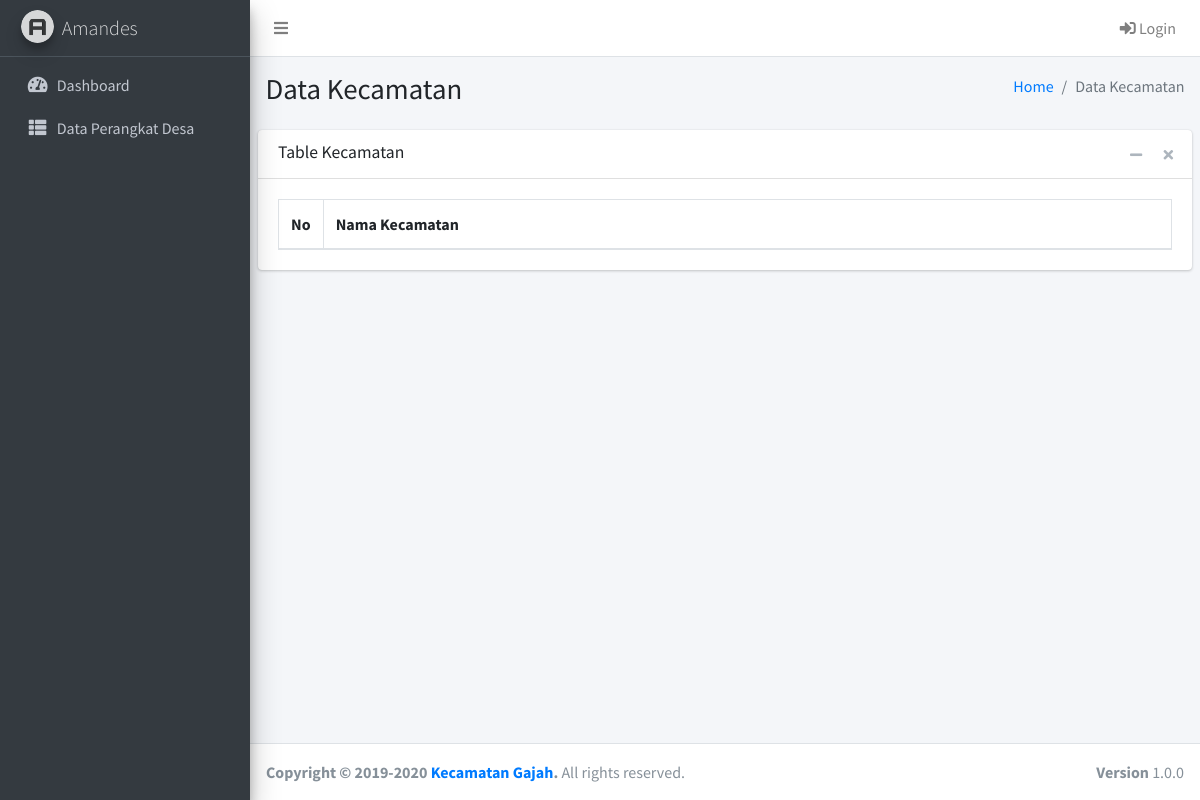
Page /?page=kec on the earlier database version.
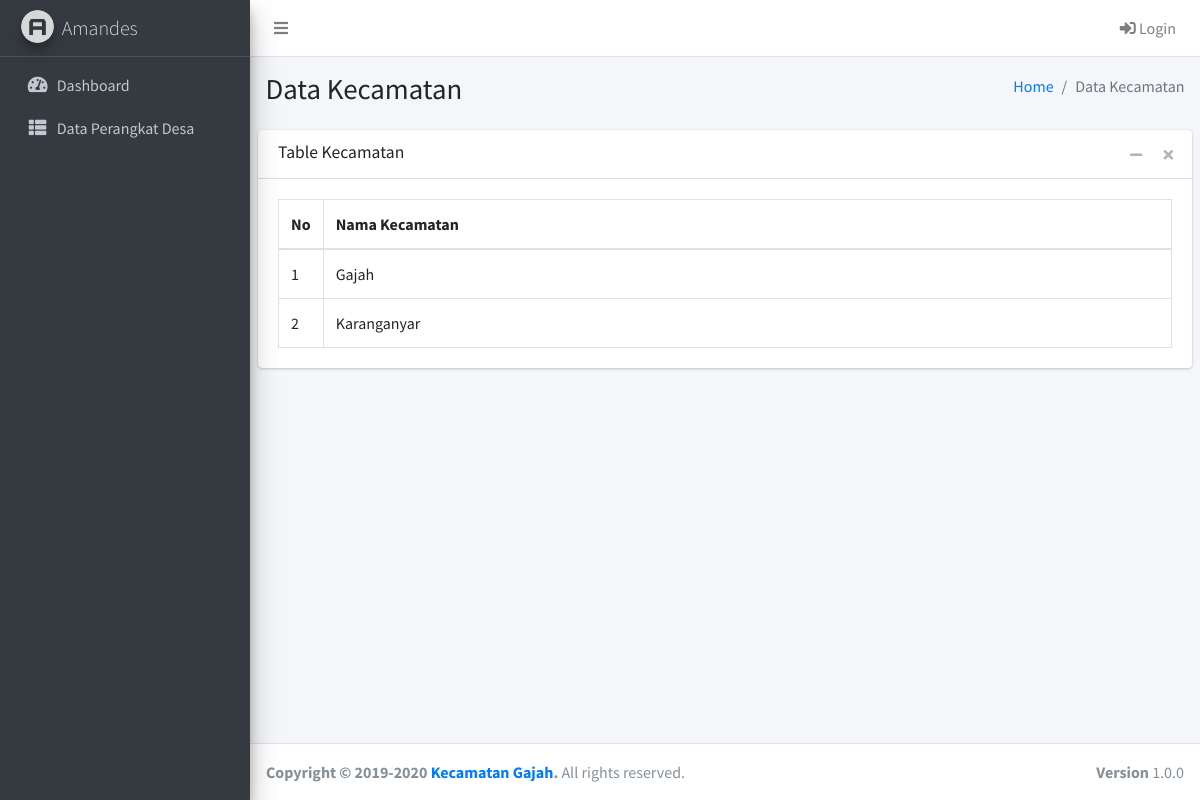
Same page on the later database version.
### tables this page shows
CREATE TABLE `tb_kec` (
  `id_kec` int(11) NOT NULL,
  `kec` varchar(30) NOT NULL
);

### kec/kec.php (the view, shortened to what this page needs)
<section class="content-header">
    <div class="container-fluid">
        <div class="row mb-2">
            <div class="col-sm-6">
                <h1>Data Kecamatan</h1>
            </div>
            <div class="col-sm-6">
                <ol class="breadcrumb float-sm-right">
                    <li class="breadcrumb-item"><a href="index.php">Home</a></li>
                    <li class="breadcrumb-item active">Data Kecamatan</li>
                </ol>
            </div>
        </div>
    </div>
</section>
<section class="content">
    <div class="card">
        <div class="card-header">
            <h3 class="card-title">Table Kecamatan</h3>
            <div class="card-tools">
                <button type="button" class="btn btn-tool" data-card-widget="collapse" data-toggle="tooltip" title="Collapse">
                    <i class="fas fa-minus"></i></button>
                <button type="button" class="btn btn-tool" data-card-widget="remove" data-toggle="tooltip" title="Remove">
                    <i class="fas fa-times"></i></button>
            </div>
        </div>
        <div class="card-body">
            <table id="example1" class="table table-bordered table-hover">
                <thead>
                    <tr>
                        <th class="align-middle" width="5%">No</th>
                        <th>Nama Kecamatan</th>
                    </tr>
                </thead>
                <tbody>
                <?php
                $no = 1;
                $sql = $conn->query("SELECT * FROM tb_kec");
                while ($data = $sql->fetch_assoc()) {
                ?>
                    <tr>
                        <td class="align-middle"><?= $no++; ?></td>
                        <td><?= $data['kec']; ?></td>
                    </tr>
                <?php } ?>
                </tbody>
            </table>
        </div>
    </div>
</section>

Differences in the rows shown:
added tb_kec: kec "Gajah"
added tb_kec: kec "Karanganyar"
